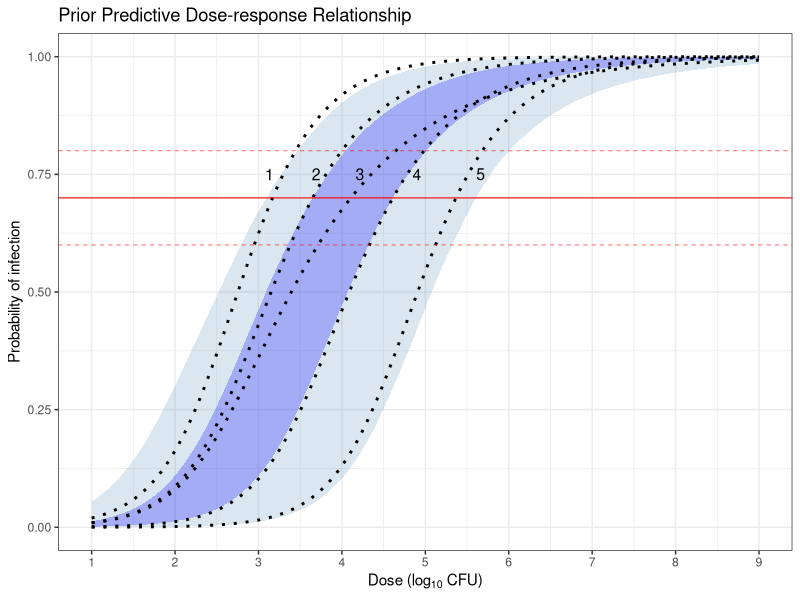
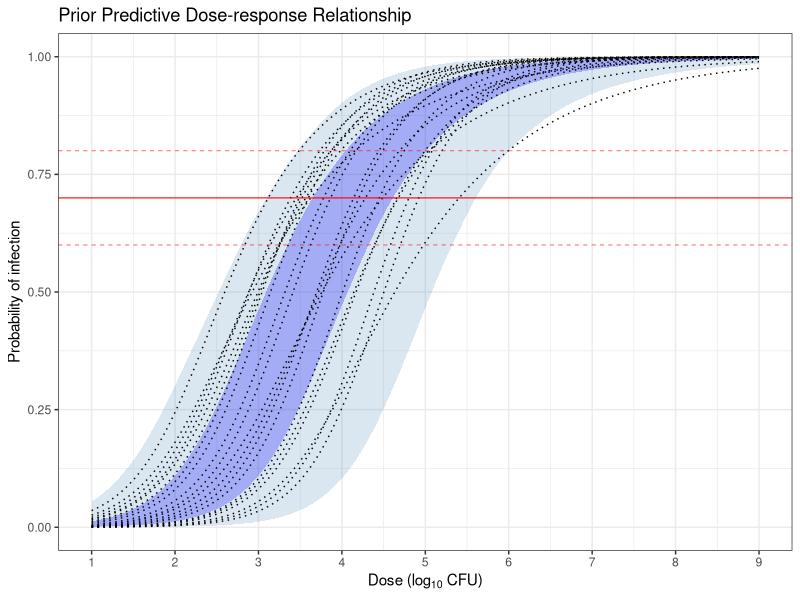
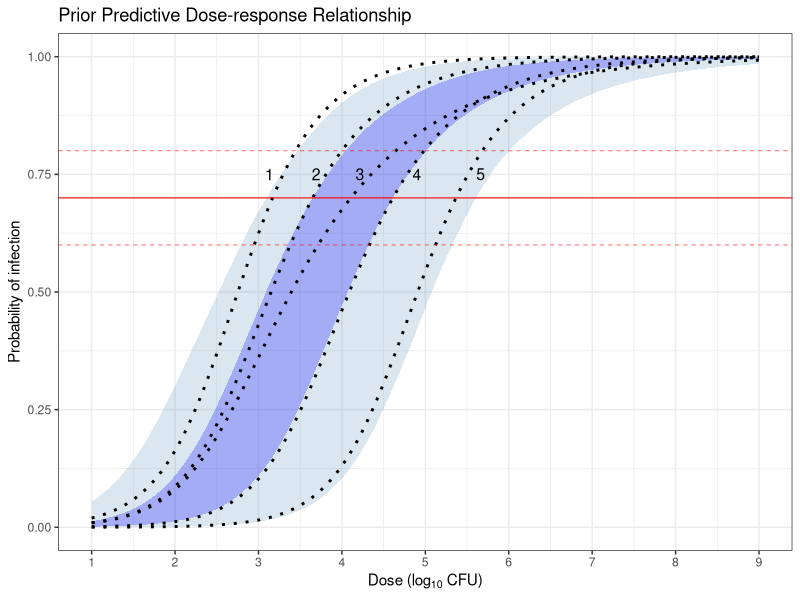
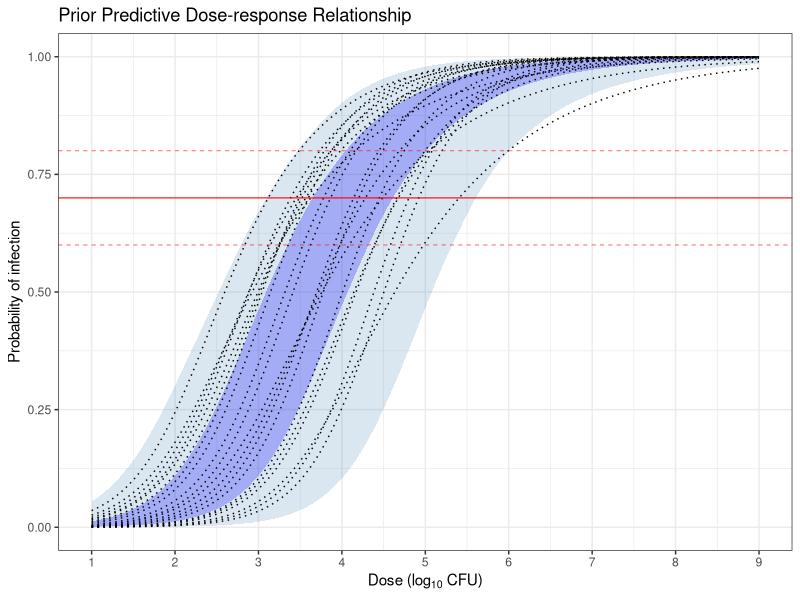

These charts were generated, in order, by the following R code:
library(dplyr)
library(ggplot2)
library(truncnorm)

# dose-response model
p_inf <- function(D, a, b) {
  1 - (1 + D / b)^(-a)
}

# smooth dose grid
dose_grid <- 10^seq(1, 9, length.out = 200)

# prior predictive draws
n_draws <- 20000
set.seed(42)

# draw from prior
draw_prior_parameters <- function(n_draws = 20000) {
  log10_id70 <- rtruncnorm(
    n_draws, a = 3, b = 7, mean = 4, sd = 0.8
  )
  log_a <- runif(n_draws, log(0.3), log(0.8))
  
  a <- exp(log_a)
  id70 <- 10^log10_id70
  b <- id70 / (0.3^(-1 / a) - 1)
  
  data.frame(
    log10_id70 = log10_id70,
    id70 = id70,
    a = a,
    b = b
  )
}

prior_draws <- draw_prior_parameters(20000)

# target percentile locations
target_probs <- c(0.05, 0.25, 0.50, 0.75, 0.95)
target_id70 <- quantile(prior_draws$id70, probs = target_probs)

target_id70 # if we convert them to log10 scale it matches the tutorial paper's true ID70 values


# obtaining the set of parameters for each of the 5 scenarios
scenario_params <- lapply(seq_along(target_probs), function(j) {
  idx <- which.min(abs(prior_draws$id70 - target_id70[j]))
  prior_draws[idx, ]
})


scenario_params <- bind_rows(scenario_params) %>%
  mutate(
    scenario = paste0("Scenario_", c("05", "25", "50", "75", "95")),
    percentile = target_probs
  )

# prior predictive probability matrix
p_prior <- sapply(dose_grid, function(d) {
  p_inf(d, prior_draws$a, prior_draws$b)
})

prior_df <- data.frame(
  dose = dose_grid,
  mean = colMeans(p_prior),
  lower95 = apply(p_prior, 2, quantile, 0.025),
  upper95 = apply(p_prior, 2, quantile, 0.975),
  lower50 = apply(p_prior, 2, quantile, 0.25),
  upper50 = apply(p_prior, 2, quantile, 0.75)
)

# scenario curves
scenario_curves <- bind_rows(
  lapply(seq_len(nrow(scenario_params)), function(i) {
    data.frame(
      dose = dose_grid,
      p = p_inf(dose_grid, scenario_params$a[i], scenario_params$b[i]),
      scenario_label = as.character(i)
    )
  })
)

label_positions <- c(3.15, 3.7, 4.2, 4.9, 5.65)  # on log10 scale

label_df <- scenario_curves %>%
  mutate(log_dose = log10(dose)) %>%
  group_by(scenario_label) %>%
  slice(which.min(abs(log_dose - label_positions[as.numeric(first(scenario_label))]))) %>%
  ungroup()

# plot
p <- ggplot() +
  geom_ribbon(
    data = prior_df,
    aes(x = dose, ymin = lower95, ymax = upper95),
    fill = "steelblue",
    alpha = 0.20
  ) +
  geom_ribbon(
    data = prior_df,
    aes(x = dose, ymin = lower50, ymax = upper50),
    fill = "blue",
    alpha = 0.25
  ) +
  geom_line(
    data = scenario_curves,
    aes(x = dose, y = p, group = scenario_label),
    linetype = "dotted",
    linewidth = 1
  ) +
  geom_text(
    data = label_df,
    aes(x = dose, y = 0.75, label = scenario_label),
    #hjust = -0.2,
    size = 4
  ) +
  geom_hline(
    yintercept = 0.70, color = "red", linewidth = 0.4
  ) +
  geom_hline(
    yintercept = c(0.60, 0.80),
    color = "red", 
    linetype = "dashed", 
    linewidth = 0.2
  ) +
  scale_x_log10(
    breaks = 10^(1:9),               # Sets ticks at each power of 10
    labels = function(x) log10(x)    # Converts 10, 100, 1000 -> 1, 2, 3
  ) +
  theme_bw() +
  labs(
    title = paste("Prior Predictive Dose-response Relationship"),
    x = expression("Dose (" * log[10] ~ "CFU)"),
    y = "Probability of infection"
  ) 

p
ggsave("plots/prior_predictive_scenarios.png", 
       plot = p,
       width = 7, height = 5)

# now put 20 random samples of priors on the plot to showcase this as an example of how the 1000 simulations work
n_prior_samples <- 20

prior_sample_draws <- prior_draws %>%
  slice_sample(n = n_prior_samples) %>%
  mutate(draw_id = row_number())

prior_sample_curves <- bind_rows(
  lapply(seq_len(nrow(prior_sample_draws)), function(i) {
    data.frame(
      draw_id = prior_sample_draws$draw_id[i],
      dose = dose_grid,
      p = p_inf(
        dose_grid,
        prior_sample_draws$a[i],
        prior_sample_draws$b[i]
      )
    )
  })
)

p2 <- ggplot() +
  
  geom_ribbon(
    data = prior_df,
    aes(x = dose, ymin = lower95, ymax = upper95),
    fill = "steelblue",
    alpha = 0.20
  ) +
  geom_ribbon(
    data = prior_df,
    aes(x = dose, ymin = lower50, ymax = upper50),
    fill = "blue",
    alpha = 0.25
  ) +
  # 20 random prior predictive curves
  geom_line(
    data = prior_sample_curves,
    aes(x = dose, y = p, group = draw_id),
    linetype = "dotted",
    linewidth = 0.5
  ) +
  geom_hline(
    yintercept = 0.70, color = "red", linewidth = 0.4
  ) +
  geom_hline(
    yintercept = c(0.60, 0.80),
    color = "red", 
    linetype = "dashed", 
    linewidth = 0.2
  ) +
  scale_x_log10(
    breaks = 10^(1:9),
    labels = function(x) log10(x)
  ) +
  theme_bw() +
  labs(
    title = "Prior Predictive Dose-response Relationship",
    x = expression("Dose (" * log[10] ~ "CFU)"),
    y = "Probability of infection"
  )

p2
ggsave("plots/prior_predictive_sample_priors.png", 
       plot = p2,
       width = 7, height = 5)
